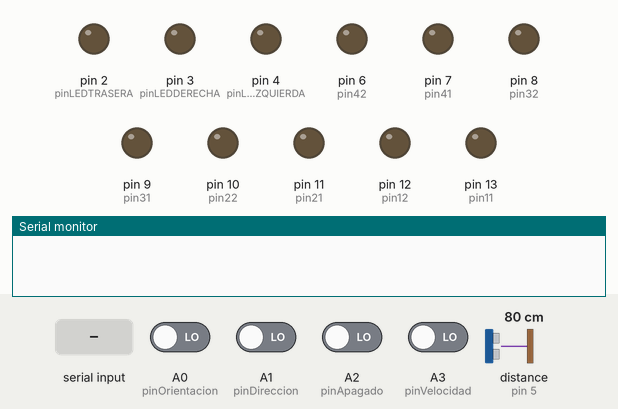
The sketch below on a simulated Arduino Leonardo, built with avr-gcc and run on an emulated ATmega32U4. Shown: output pins drawn as LEDs (lit = HIGH), the last lines printed to the serial monitor. The test bench sets the inputs (shaded band); at power-on: A0 (pinOrientacion), A1 (pinDireccion), A2 (pinApagado), A3 (pinVelocidad) LOW, distance to the obstacle (sensor on pin 5) 80 cm. The echo pulse lasts 58.3 µs per cm.

Above: at 1.2 s.
1.3 s: "L" received over the second serial link
At 2.1 s:
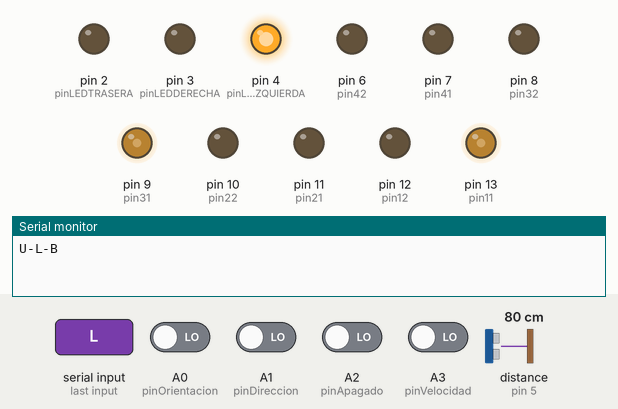
2.8 s: "R" received over the second serial link
At 3.3 s:
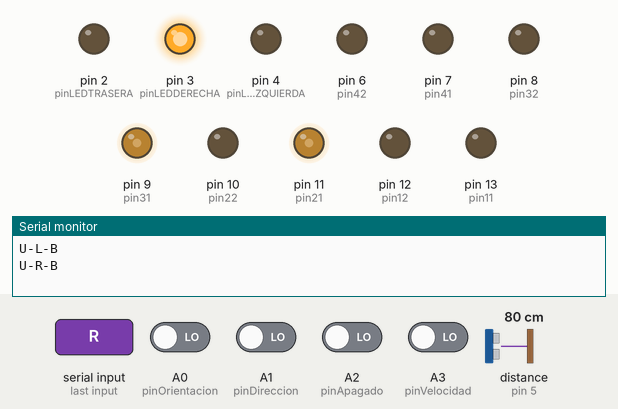
4.3 s: "D" received over the second serial link
At 5.5 s:
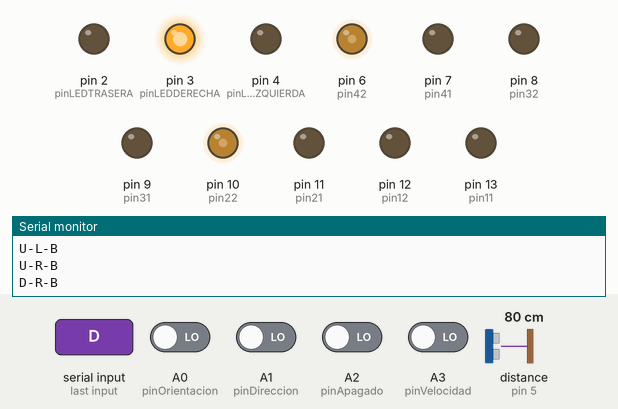
5.8 s: "S" received over the second serial link
At 6.8 s:
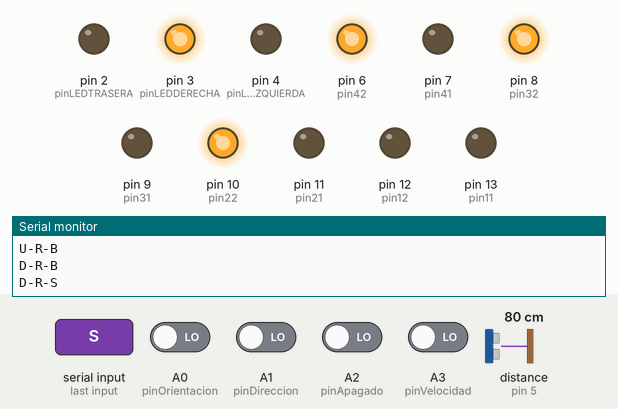
7.3 s: "U" received over the second serial link
At 7.9 s:
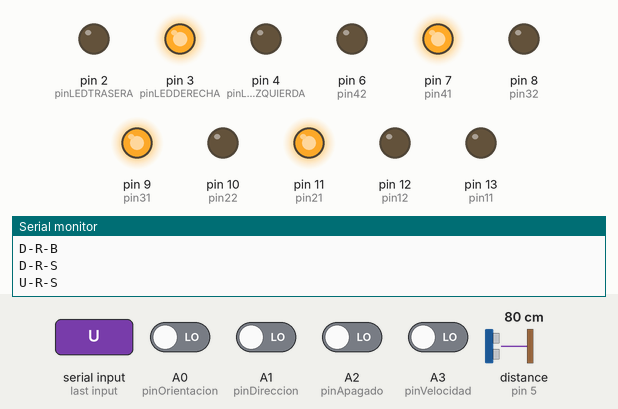
8.8 s: "L" received over the second serial link
At 10.3 s:
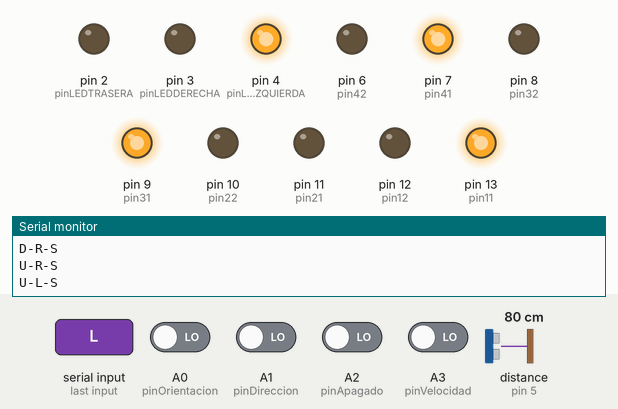
Timing chart, 0 to 11.3 s (numbered marks = the images above; inputs shaded):
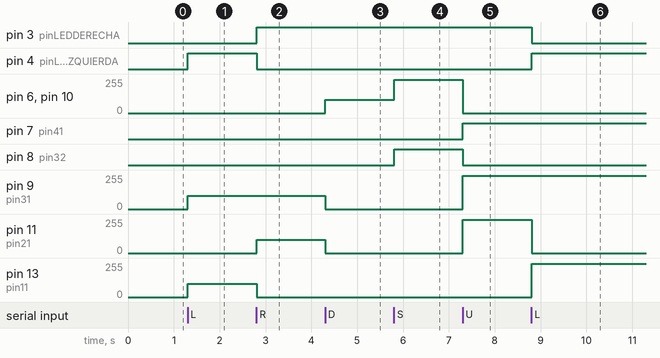

Measured:
- after the input at 1.3 s, pin 4 (pinLEDIZQUIERDA): LOW → HIGH at once; pin 9 (pin31), pin 13 (pin11): 0/255 → 100/255 at once
- after the input at 2.8 s, pin 3 (pinLEDDERECHA): LOW → HIGH at once; pin 4 (pinLEDIZQUIERDA): HIGH → LOW at once; pin 11 (pin21): 0/255 → 100/255 at once; pin 13 (pin11): 100/255 → 0/255 at once
- after the input at 4.3 s, pin 6 (pin42), pin 10 (pin22): 0/255 → 100/255 at once; pin 9 (pin31), pin 11 (pin21): 100/255 → 0/255 at once
- after the input at 5.8 s, pin 6 (pin42), pin 10 (pin22): 100/255 → 250/255 at once; pin 8 (pin32): LOW → HIGH at once
- after the input at 7.3 s, pin 6 (pin42), pin 10 (pin22): 250/255 → 0/255 at once; pin 7 (pin41): LOW → HIGH at once; pin 8 (pin32): HIGH → LOW at once; pin 9 (pin31), pin 11 (pin21): 0/255 → 250/255 at once
- after the input at 8.8 s, pin 3 (pinLEDDERECHA): HIGH → LOW at once; pin 4 (pinLEDIZQUIERDA): LOW → HIGH at once; pin 11 (pin21): 250/255 → 0/255 at once; pin 13 (pin11): 0/255 → 250/255 at once

The sketch:

proyecto1.ino
```cpp
const int pin11=13;
const int pin12=12;
const int pin21=11;
const int pin22=10;
const int pin31=9;
const int pin32=8;
const int pin41=7;
const int pin42=6;
const int pinLEDIZQUIERDA=4;
const int pinLEDDERECHA=3;
const int pinLEDTRASERA=2;

const int pinOrientacion=A0;    //Izquierda o derecha
const int pinDireccion=A1;      //Adelante o atras
const int pinApagado=A2;        //Apagado
const int pinVelocidad=A3;      //lento o rapido
int pinUltra = 5;

int orientacion=0;
int velocidad=0;
int direccion=0;
int detenerse=0;

void setup() {
  // put your setup code here, to run once:
  Serial.begin(9600);
  Serial1.begin(9600);

  pinMode(pin11,OUTPUT);
  pinMode(pin12,OUTPUT);
  pinMode(pin21,OUTPUT);
  pinMode(pin22,OUTPUT);
  pinMode(pin31,OUTPUT);
  pinMode(pin32,OUTPUT);
  pinMode(pin41,OUTPUT);
  pinMode(pin42,OUTPUT);
  pinMode(pinLEDIZQUIERDA,OUTPUT);
  pinMode(pinLEDDERECHA,OUTPUT);
  pinMode(pinLEDTRASERA,OUTPUT);

  pinMode(pinOrientacion,INPUT);
  pinMode(pinDireccion,INPUT);
  pinMode(pinApagado,INPUT);
  pinMode(pinVelocidad,INPUT);
}

char dir = 'L';
char ori = 'U';
char vel = 'B';

void loop() {
  // put your main code here, to run repeatedly:

  detenerse = digitalRead(pinApagado);
  velocidad = digitalRead(pinVelocidad);
  direccion = digitalRead(pinDireccion);
  orientacion = digitalRead(pinOrientacion);

  if (Serial1.available() > 0) {
      int cm = 0.01723*readUltrasonic(pinUltra, pinUltra);
      char readed = Serial1.read();

      if (readed == 'L' || readed == 'R') {
          dir = readed;
          readed = '1';
      }

      if (readed == 'U' || readed == 'D') {
          ori = readed;
          readed = '1';
      }

      if (readed == 'B' || readed == 'S') {
          vel = readed;
          readed = '1';
      }

      Serial.print(ori);
      Serial.print("-");
      Serial.print(dir);
      Serial.print("-");
      Serial.println(vel);

      if (readed == '0') {
        apagado();
        digitalWrite(pinLEDIZQUIERDA,LOW);
        digitalWrite(pinLEDDERECHA,LOW);
        digitalWrite(pinLEDTRASERA,LOW);
      }
      else if (readed == '1') {

          if (cm <= 20) {

            apagado();
            digitalWrite(pinLEDIZQUIERDA,LOW);
            digitalWrite(pinLEDDERECHA,LOW);
            digitalWrite(pinLEDTRASERA,HIGH);
            Serial1.print(cm);

          } else {
            if(vel=='B'){
              velocidad=100;
            }else if(vel == 'S') {
              velocidad=250;
            }

             if(dir=='L'){
              izquierda(velocidad, ori);
              digitalWrite(pinLEDIZQUIERDA,HIGH);
              digitalWrite(pinLEDDERECHA,LOW);
              digitalWrite(pinLEDTRASERA,LOW);
            }else if (dir=='R'){
              derecha(velocidad, ori);
              digitalWrite(pinLEDIZQUIERDA,LOW);
              digitalWrite(pinLEDDERECHA,HIGH);
              digitalWrite(pinLEDTRASERA,LOW);
            }
          }
      }
  }
}

void funcion() {
  Serial.println('a');
}

int readUltrasonic(int triggerPin,int echoPin){
  pinMode(triggerPin,OUTPUT);
  digitalWrite(triggerPin,LOW);
  delayMicroseconds(2);

  digitalWrite(triggerPin,HIGH);
  delayMicroseconds(10);
  digitalWrite(triggerPin,LOW);
  pinMode(echoPin,INPUT);

  return pulseIn(echoPin,HIGH);
}

void derecha(int velocidad, char readed){
    if(readed == 'U'){
    digitalWrite(13,LOW);
    digitalWrite(12,LOW);

    analogWrite(11,velocidad);
    digitalWrite(10,LOW);

    analogWrite(9,velocidad);
    digitalWrite(8,LOW);

    analogWrite(7,velocidad);
    digitalWrite(6,LOW);
  }else if (readed == 'D'){
    digitalWrite(12,LOW);
    digitalWrite(13,LOW);

    analogWrite(10,velocidad);
    digitalWrite(11,LOW);

    analogWrite(8,velocidad);
    digitalWrite(9,LOW);

    analogWrite(6,velocidad);
    digitalWrite(7,LOW);
  }
}

void izquierda(int velocidad, char readed){
    if(readed=='U'){
      analogWrite(13,velocidad);
      digitalWrite(12,LOW);

      digitalWrite(11,LOW);
      digitalWrite(10,LOW);

      analogWrite(9,velocidad);
      digitalWrite(8,LOW);

      analogWrite(7,velocidad);
      digitalWrite(6,LOW);
    }else if (readed == 'D'){
      analogWrite(12,velocidad);
      digitalWrite(13,LOW);

      digitalWrite(10,LOW);
      digitalWrite(11,LOW);

      analogWrite(8,velocidad);
      digitalWrite(9,LOW);

      analogWrite(6,velocidad);
      digitalWrite(7,LOW);
    }
}
void apagado(){
  digitalWrite(13,LOW);
  digitalWrite(12,LOW);
  digitalWrite(11,LOW);
  digitalWrite(10,LOW);
  digitalWrite(9,LOW);
  digitalWrite(8,LOW);
  digitalWrite(7,LOW);
  digitalWrite(6,LOW);
}
```
